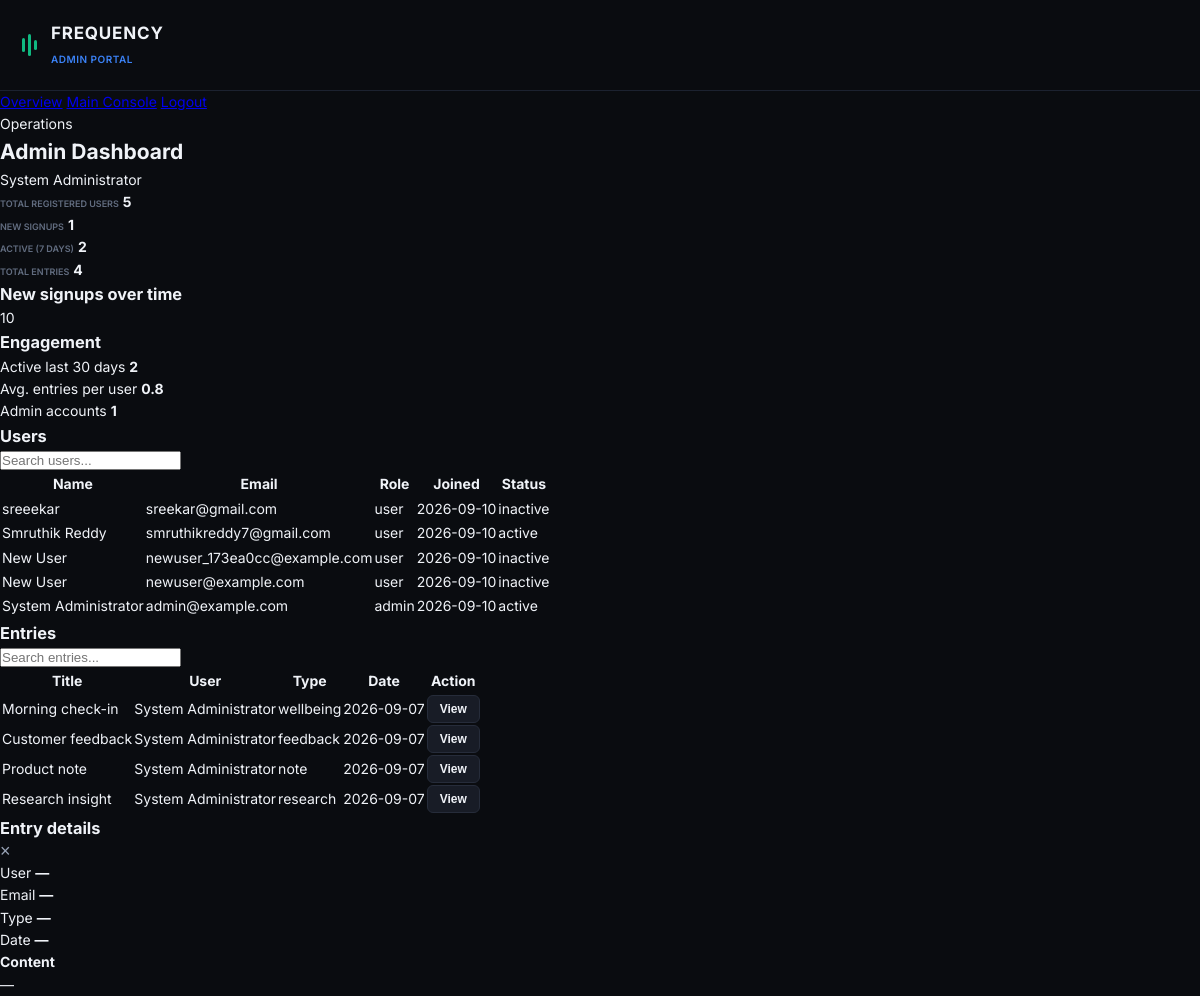
The page /admin (signed in) on the database its author committed.
### tables this page shows
CREATE TABLE users (
                    id INTEGER PRIMARY KEY AUTOINCREMENT,
                    name TEXT NOT NULL,
                    email TEXT NOT NULL UNIQUE,
                    password_hash TEXT NOT NULL,
                    role TEXT NOT NULL DEFAULT 'user',
                    created_at TEXT NOT NULL,
                    last_login_at TEXT,
                    status TEXT NOT NULL DEFAULT 'active'
                );

CREATE TABLE entries (
                    id INTEGER PRIMARY KEY AUTOINCREMENT,
                    user_id INTEGER NOT NULL,
                    title TEXT NOT NULL,
                    content TEXT NOT NULL,
                    entry_type TEXT NOT NULL DEFAULT 'general',
                    metadata_json TEXT DEFAULT '{}',
                    created_at TEXT NOT NULL,
                    FOREIGN KEY(user_id) REFERENCES users(id)
                );

### app.py (the view)
    @app.route("/admin")
    @admin_required
    def admin_dashboard():
        stats = Database.get_dashboard_stats()
        users = Database.list_users()
        entries = Database.list_entries()
        return render_template(
            "admin.html",
            app_name=app.config["APP_NAME"],
            version=app.config["APP_VERSION"],
            stats=stats,
            users=users,
            entries=entries,
            admin_name=session.get("user_name", "Administrator")
        )

### app.py (called while the page is built)
def admin_required(view):
    @wraps(view)
    def wrapped(*args, **kwargs):
        if not session.get("user_id"):
            return redirect(url_for("signin", next=request.path))
        if session.get("role") != "admin":
            return redirect(url_for("signin"))
        return view(*args, **kwargs)
    return wrapped

### database.py (called while the page is built)
    @classmethod
    def get_connection(cls) -> sqlite3.Connection:
        conn = sqlite3.connect(DB_FILE)
        conn.row_factory = sqlite3.Row
        return conn

    @classmethod
    def list_users(cls) -> List[Dict[str, Any]]:
        with cls.get_connection() as conn:
            rows = conn.execute(
                """
                SELECT id, name, email, role, created_at, last_login_at,
                       CASE WHEN last_login_at IS NOT NULL AND datetime(last_login_at) >= datetime('now', '-30 days') THEN 'active' ELSE 'inactive' END AS status
                FROM users
                ORDER BY created_at DESC
                """
            ).fetchall()
            return [dict(row) for row in rows]

    @classmethod
    def list_entries(cls) -> List[Dict[str, Any]]:
        with cls.get_connection() as conn:
            rows = conn.execute(
                """
                SELECT e.id, e.user_id, u.name as user_name, u.email as user_email, e.title, e.content, e.entry_type, e.metadata_json, e.created_at
                FROM entries e
                JOIN users u ON u.id = e.user_id
                ORDER BY e.created_at DESC
                """
            ).fetchall()
            return [dict(row) for row in rows]

### templates/admin.html (shortened to what this page needs)
<!DOCTYPE html>
<html lang="en">
<head>
    <link rel="stylesheet" href="/static/css/style.css">
</head>
<body class="admin-shell">
    <div class="admin-layout">
        <aside class="admin-sidebar">
            <div class="brand brand-admin">
                <div class="brand-icon">
                    <span class="pulse-wave"></span>
                    <span class="pulse-wave wave-2"></span>
                    <span class="pulse-wave wave-3"></span>
                </div>
                <div class="brand-text">
                    <h1>FREQUENCY</h1>
                    <span class="tag">Admin Portal</span>
                </div>
            </div>
            <nav class="admin-nav">
                <a href="/admin" class="nav-item active">Overview</a>
                <a href="/" class="nav-item">Main Console</a>
                <a href="/logout" class="nav-item danger">Logout</a>
            </nav>
        </aside>
        <main class="admin-main">
            <header class="admin-topbar">
                <div>
                    <p class="eyebrow">Operations</p>
                    <h2>Admin Dashboard</h2>
                </div>
                <div class="user-pill">{{ admin_name }}</div>
            </header>
            <section class="stats-grid">
                <div class="stat-card">
                    <span class="stat-label">Total registered users</span>
                    <strong>{{ stats.total_users }}</strong>
                </div>
                <div class="stat-card">
                    <span class="stat-label">New signups</span>
                    <strong>{{ stats.signups_by_day | length }}</strong>
                </div>
                <div class="stat-card">
                    <span class="stat-label">Active (7 days)</span>
                    <strong>{{ stats.active_7_days }}</strong>
                </div>
                <div class="stat-card">
                    <span class="stat-label">Total entries</span>
                    <strong>{{ stats.total_entries }}</strong>
                </div>
            </section>
            <section class="analytics-grid">
                <div class="panel chart-panel">
                    <div class="panel-header">
                        <h3>New signups over time</h3>
                    </div>
                    <div id="signup-chart" class="bar-chart">
                        {% for item in stats.signups_by_day %}
                            <div class="chart-column" title="{{ item.date }}: {{ item.count }} signups">
                                <span class="chart-label">{{ item.date[-2:] }}</span>
                            </div>
                        {% endfor %}
                    </div>
                </div>
                <div class="panel summary-panel">
                    <div class="panel-header">
                        <h3>Engagement</h3>
                    </div>
                    <div class="summary-list">
                        <div>
                            <span>Active last 30 days</span>
                            <strong>{{ stats.active_30_days }}</strong>
                        </div>
                        <div>
                            <span>Avg. entries per user</span>
                            <strong>{{ ((stats.total_entries / stats.total_users) if stats.total_users else 0) | round(2) }}</strong>
                        </div>
                        <div>
                            <span>Admin accounts</span>
                            <strong>{{ users | selectattr('role', 'equalto', 'admin') | list | length }}</strong>
                        </div>
                    </div>
                </div>
            </section>
            <section class="panel table-panel">
                <div class="panel-header table-header">
                    <h3>Users</h3>
                    <input type="search" class="table-search" data-table-target="users-table" placeholder="Search users...">
                </div>
                <div class="table-wrap">
                    <table id="users-table">
                        <thead>
                            <tr>
                                <th>Name</th>
                                <th>Email</th>
                                <th>Role</th>
                                <th>Joined</th>
                                <th>Status</th>
                            </tr>
                        </thead>
                        <tbody>
                            {% for user in users %}
                                <tr>
                                    <td>{{ user.name }}</td>
                                    <td>{{ user.email }}</td>
                                    <td>
                                        <span class="role-pill {{ user.role }}">{{ user.role }}</span>
                                    </td>
                                    <td>{{ user.created_at[:10] if user.created_at else '—' }}</td>
                                    <td>{{ user.status or 'inactive' }}</td>
                                </tr>
                            {% else %}
                                <tr>
                                    <td colspan="5">No users found.</td>
                                </tr>
                            {% endfor %}
                        </tbody>
                    </table>
                </div>
            </section>
            <section class="panel table-panel">
                <div class="panel-header table-header">
                    <h3>Entries</h3>
                    <input type="search" class="table-search" data-table-target="entries-table" placeholder="Search entries...">
                </div>
                <div class="table-wrap">
                    <table id="entries-table">
                        <thead>
                            <tr>
                                <th>Title</th>
                                <th>User</th>
                                <th>Type</th>
                                <th>Date</th>
                                <th>Action</th>
                            </tr>
                        </thead>
                        <tbody>
                            {% for item in entries %}
                                <tr
                                    data-entry-title="{{ item.title | e }}"
                                    data-entry-content="{{ item.content | e }}"
                                    data-entry-type="{{ item.entry_type | e }}"
                                    data-entry-user="{{ item.user_name | e }}"
                                    data-entry-email="{{ item.user_email | e }}"
                                    data-entry-date="{{ item.created_at[:10] if item.created_at else '—' }}"
                                >
                                    <td>{{ item.title }}</td>
                                    <td>{{ item.user_name }}</td>
                                    <td>{{ item.entry_type }}</td>
                                    <td>{{ item.created_at[:10] if item.created_at else '—' }}</td>
                                    <td>
                                        <button class="btn btn-secondary btn-sm view-entry-btn" data-entry-id="{{ item.id }}" type="button">
                                            View
                                        </button>
                                    </td>
                                </tr>
                            {% else %}
                                <tr>
                                    <td colspan="5">No entries found.</td>
                                </tr>
                            {% endfor %}
                        </tbody>
                    </table>
                </div>
            </section>
        </main>
    </div>
    <div id="entry-modal" class="entry-modal hidden">
        <div class="entry-modal-card">
            <div class="panel-header modal-header">
                <h3 id="entry-modal-title">Entry details</h3>
                <button type="button" class="btn-icon-only" id="close-entry-modal">&times;</button>
            </div>
            <div class="entry-modal-body">
                <div class="entry-detail-row">
                    <span>User</span>
                    <strong id="entry-user">—</strong>
                </div>
                <div class="entry-detail-row">
                    <span>Email</span>
                    <strong id="entry-email">—</strong>
                </div>
                <div class="entry-detail-row">
                    <span>Type</span>
                    <strong id="entry-type">—</strong>
                </div>
                <div class="entry-detail-row">
                    <span>Date</span>
                    <strong id="entry-date">—</strong>
                </div>
                <div class="entry-content-box">
                    <h4>Content</h4>
                    <p id="entry-content">—</p>
                </div>
            </div>
        </div>
    </div>
</body>
</html>

### static/css/style.css (style rules this page uses)
:root { --bg-primary: #0a0c10; --bg-secondary: #12151c; --bg-card: #181c26; --bg-card-hover: #1f2533; --bg-input: #151821; --border-color: #262c3a; --border-subtle: #1c2230; --text-primary: #f0f3f8; --text-secondary: #9aa5b8; --text-muted: #626d80; --accent-emerald: #10b981; --accent-emerald-glow: rgba(16, 185, 129, 0.25); --accent-blue: #3b82f6; --accent-blue-glow: rgba(59, 130, 246, 0.25); --accent-amber: #f59e0b; --accent-rose: #f43f5e; --accent-rose-glow: rgba(244, 63, 94, 0.35); --accent-purple: #8b5cf6; --sidebar-width: 270px; --header-height: 64px; --radius-sm: 6px; --radius-md: 10px; --radius-lg: 16px; --font-sans: 'Inter', -apple-system, BlinkMacSystemFont, 'Segoe UI', Roboto, sans-serif; --font-mono: 'JetBrains Mono', monospace; }
* { box-sizing: border-box; margin: 0; padding: 0; }
body { background-color: var(--bg-primary); color: var(--text-primary); font-family: var(--font-sans); font-size: 14px; line-height: 1.6; height: 100vh; overflow: hidden; -webkit-font-smoothing: antialiased; }
.brand { padding: 20px 22px; display: flex; align-items: center; gap: 14px; border-bottom: 1px solid var(--border-subtle); }
.brand-icon { display: flex; align-items: center; gap: 3px; height: 24px; }
.pulse-wave { width: 3px; height: 14px; background: var(--accent-emerald); border-radius: 2px; animation: wave 1.2s ease-in-out infinite alternate; }
.pulse-wave.wave-2 { height: 22px; animation-delay: 0.2s; }
.pulse-wave.wave-3 { height: 10px; animation-delay: 0.4s; }
.brand-text h1 { font-size: 17px; font-weight: 700; letter-spacing: 0.8px; color: var(--text-primary); }
.brand-text .tag { font-size: 10px; font-weight: 600; color: var(--accent-blue); text-transform: uppercase; letter-spacing: 0.5px; }
.btn { display: inline-flex; align-items: center; justify-content: center; gap: 8px; padding: 10px 16px; border-radius: var(--radius-md); font-size: 13px; font-weight: 600; cursor: pointer; transition: all 0.2s ease; border: 1px solid transparent; }
.btn-sm { padding: 6px 12px; font-size: 12px; border-radius: var(--radius-sm); }
.btn-secondary { background-color: var(--bg-card); border-color: var(--border-color); color: var(--text-primary); }
.btn-icon-only { background: transparent; border: none; color: var(--text-secondary); font-size: 18px; cursor: pointer; display: flex; align-items: center; justify-content: center; }
.stat-label { font-size: 9px; color: var(--text-muted); text-transform: uppercase; font-weight: 600; }

### rows shown on the page
users: name "System Administrator", email "admin@example.com", role "admin", created_at "2026-09-10", status "active"
users: name "sreeekar", email "sreekar@gmail.com", role "user", created_at "2026-09-10", status "inactive"
users: name "Smruthik Reddy", email "smruthikreddy7@gmail.com", role "user", created_at "2026-09-10", status "active"
users: name "New User", email "newuser_173ea0cc@example.com", role "user", created_at "2026-09-10", status "inactive"
users: name "New User", email "newuser@example.com", role "user", created_at "2026-09-10", status "inactive"
entries: title "Morning check-in", user_name "System Administrator", entry_type "wellbeing", created_at "2026-09-07"
entries: title "Customer feedback", user_name "System Administrator", entry_type "feedback", created_at "2026-09-07"
entries: title "Product note", user_name "System Administrator", entry_type "note", created_at "2026-09-07"
entries: title "Research insight", user_name "System Administrator", entry_type "research", created_at "2026-09-07"

### other values the page prints
{{ stats.total_users }} "5"
{{ stats.signups_by_day | length }} "1"
{{ stats.active_7_days }} "2"
{{ stats.total_entries }} "4"
{{ item.date[-2:] }} "10"
{{ stats.active_30_days }} "2"
{{ users | selectattr('role', 'equalto', 'admin') | list | length }} "1"
